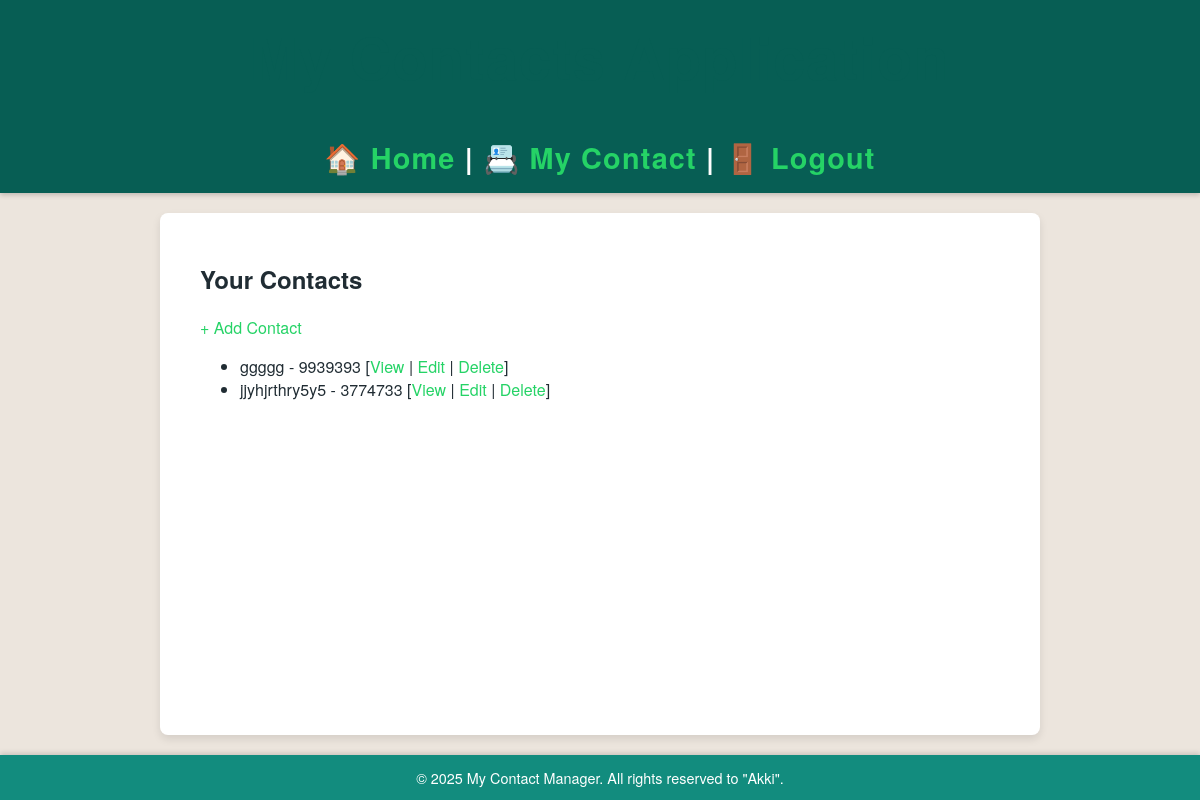
The app's page /contacts/ (signed in), older data.
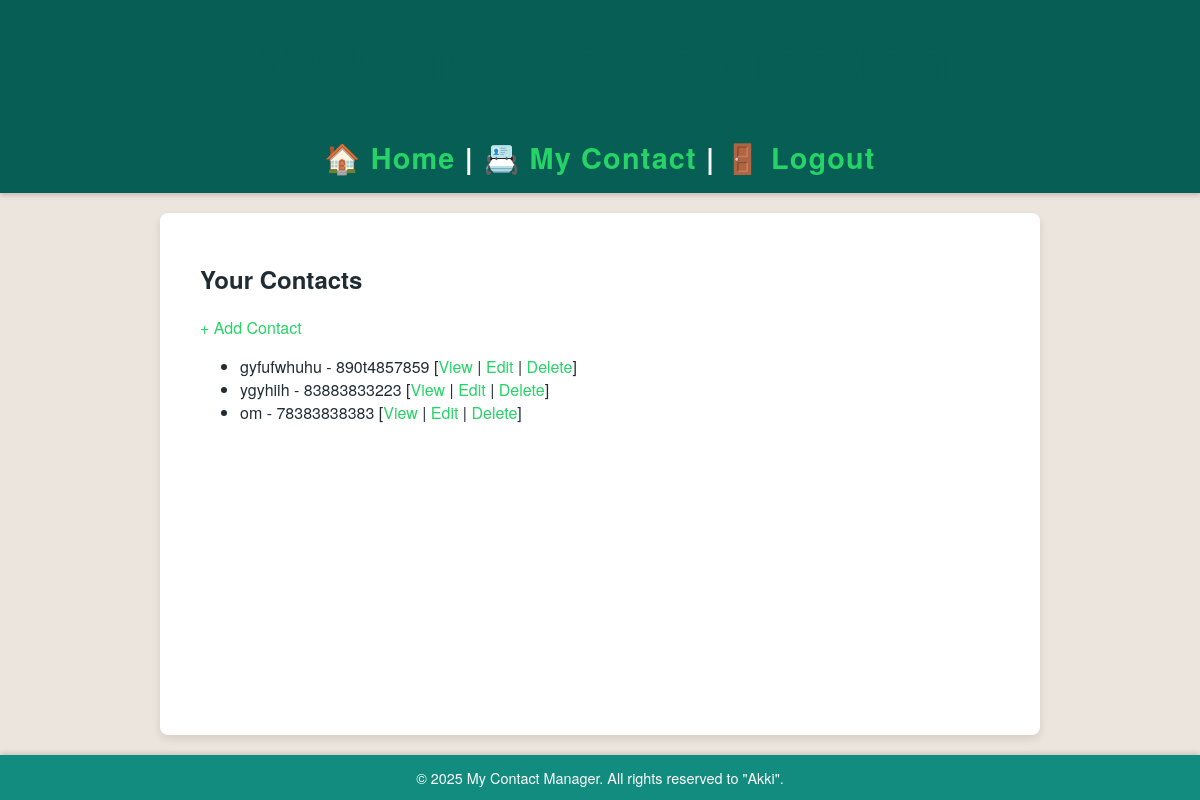
The same page, newer data.
### contacts/models.py (models this page shows, shortened)
class Contact(models.Model):
    user = models.ForeignKey(User, on_delete=models.CASCADE)
    name = models.CharField(max_length=100)
    phone = models.CharField(max_length=20)
    email = models.EmailField(blank=True)
    address = models.TextField(blank=True)

### contacts/views.py (the view)
# urls.py: path('', views.list_contacts, name='list'),                # <-- Use 'list' here!
@login_required
def list_contacts(request):
    contacts = Contact.objects.filter(user=request.user)
    return render(request, 'contacts/list.html', {'contacts': contacts})

### templates/contacts/list.html (shortened to what this page needs)
{% extends 'base.html' %}
{% block content %}
  <h2>Your Contacts</h2>
  <p><a href="{% url 'contacts:add_contact' %}">+ Add Contact</a></p>
  <ul>
    {% for contact in contacts %}
      <li>
        {{ contact.name }} - {{ contact.phone }}
        [<a href="{% url 'contacts:detail' contact.pk %}">View</a> |
         <a href="{% url 'contacts:edit_contact' contact.pk %}">Edit</a> |
         <a href="{% url 'contacts:delete_contact' contact.pk %}">Delete</a>]
      </li>
    {% empty %}
      <p>No contacts found.</p>
    {% endfor %}
  </ul>
{% endblock %}

### templates/base.html (shortened to what this page needs)
{% load static %}
<!DOCTYPE html>
<html lang="en">
<head>
    <link rel="stylesheet" href="{% static 'css/styles.css' %}">
</head>
<body>
    <header>
        <h1>My Contacts Application</h1>
        <nav>
            {% if request.user.is_authenticated %}
                <a href="{% url 'users:home' %}">🏠 Home</a> |
                <a href="{% url 'contacts:list' %}">📇 My Contact</a> |
                <a href="{% url 'users:logout' %}">🚪 Logout</a>
            {% else %}
                <a href="{% url 'users:landing' %}">🏠 Landing</a> |
                <a href="{% url 'users:login' %}">🔐 Login</a> |
                <a href="{% url 'users:register' %}">📝 Register</a>
            {% endif %}
        </nav>
    </header>
    <div class="container">
        {% block content %}{% endblock %}
    </div>
    <footer>
        &copy; 2025 My Contact Manager. All rights reserved to "Akki".
    </footer>
</body>
</html>

### static/css/styles.css (style rules this page uses)
body { font-family: 'Helvetica Neue', Helvetica, Arial, sans-serif; background: #ece5dd; margin: 0; padding: 0; color: #202c33; min-height: 100vh; display: flex; flex-direction: column; }
.container { flex: 1; width: 90%; max-width: 800px; margin: 20px auto; background: white; padding: 30px 40px; border-radius: 8px; box-shadow: 0 4px 8px rgb(0 0 0 / 0.1); }
header { background-color: #075e54; color: white; padding: 15px 20px; text-align: center; font-size: 1.8em; font-weight: 600; letter-spacing: 1.2px; box-shadow: 0 2px 5px rgba(0, 0, 0, 0.2); }
footer { background-color: #128c7e; color: white; text-align: center; padding: 12px 20px; font-size: 0.9em; box-shadow: 0 -2px 5px rgba(0, 0, 0, 0.15); margin-top: auto; }
h1 { color: #075e54; margin-top: 0; }
a { color: #25d366; text-decoration: none; transition: color 0.3s ease; }

Row changes from the older to the newer data that the page shows:
removed Contact: name "ggggg", phone "9939393"
removed Contact: name "jjyhjrthry5y5", phone "3774733"
added Contact: name "gyfufwhuhu", phone "890t4857859"
added Contact: name "ygyhiih", phone "83883833223"
added Contact: name "om", phone "78383838383"
